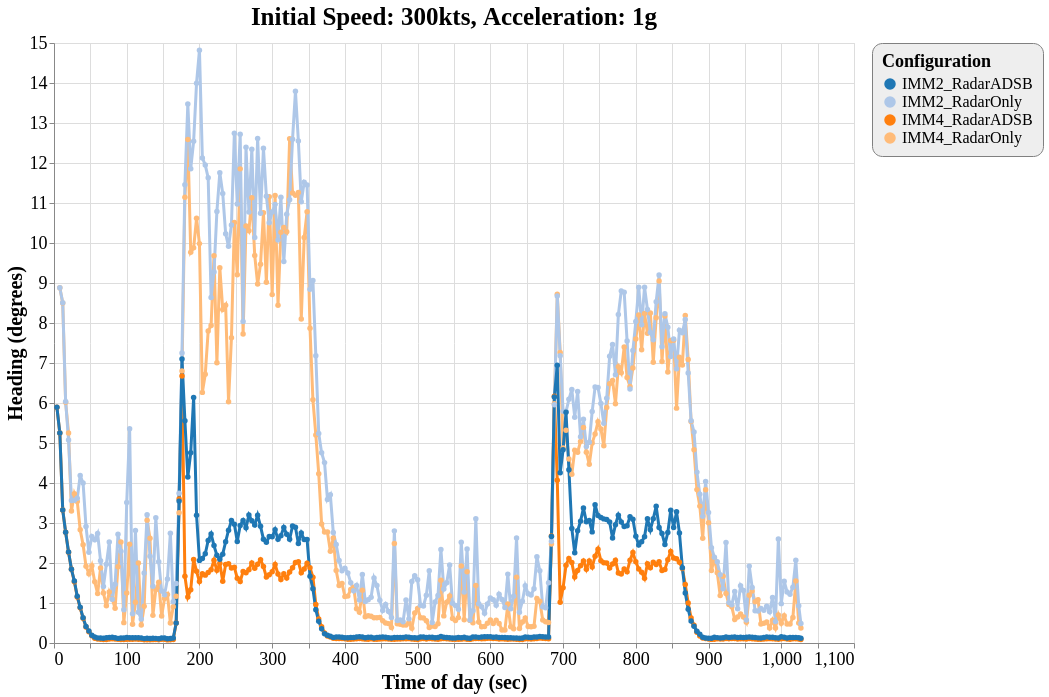

Specify this chart in Vega-Lite:
### Vega-Lite specification from a JSON file in a GitHub repository (floating-point values rounded to 4 significant figures; data arrays with more than 128 entries replaced by an {"elided": "..."} marker saying what was removed)
{"config": {"view": {"continuousWidth": 800, "continuousHeight": 600}, "axisX": {"labelFontSize": 18, "titleFontSize": 20}, "axisY": {"labelFontSize": 18, "titleFontSize": 20}, "font": "Times New Roman", "legend": {"cornerRadius": 10, "fillColor": "#EEEEEE", "labelFontSize": 16, "padding": 10, "strokeColor": "gray", "titleFontSize": 18}, "title": {"fontSize": 25}}, "data": {"name": "data-1b330d8702aff310a085179505c62327"}, "mark": {"type": "line", "point": true, "strokeWidth": 3}, "encoding": {"color": {"type": "ordinal", "field": "config", "scale": {"scheme": "category20"}, "title": "Configuration"}, "x": {"type": "quantitative", "field": "time", "title": "Time of day (sec)"}, "y": {"type": "quantitative", "field": "rmse_hdg", "scale": {"domain": [0, 15], "zero": false}, "title": "Heading (degrees)"}}, "selection": {"selector022": {"type": "interval", "bind": "scales", "encodings": ["x", "y"]}}, "title": "Initial Speed: 300kts, Acceleration: 1g", "$schema": "https://vega.github.io/schema/vega-lite/v4.8.1.json", "datasets": {"data-1b330d8702aff310a085179505c62327": {"elided": "1026 records"}}}
